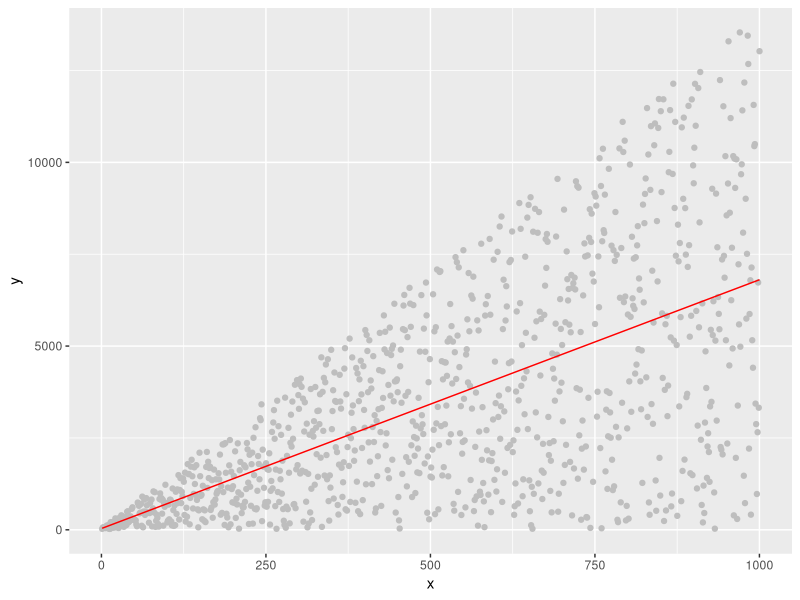
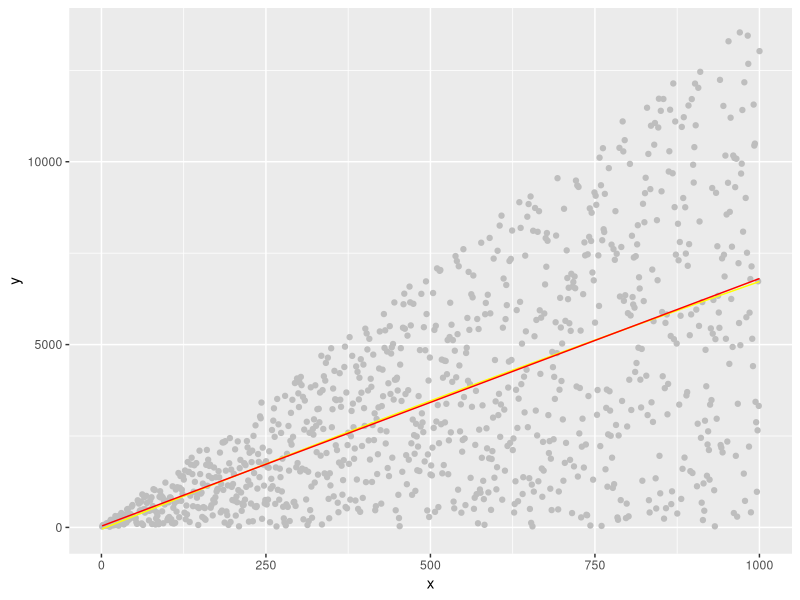
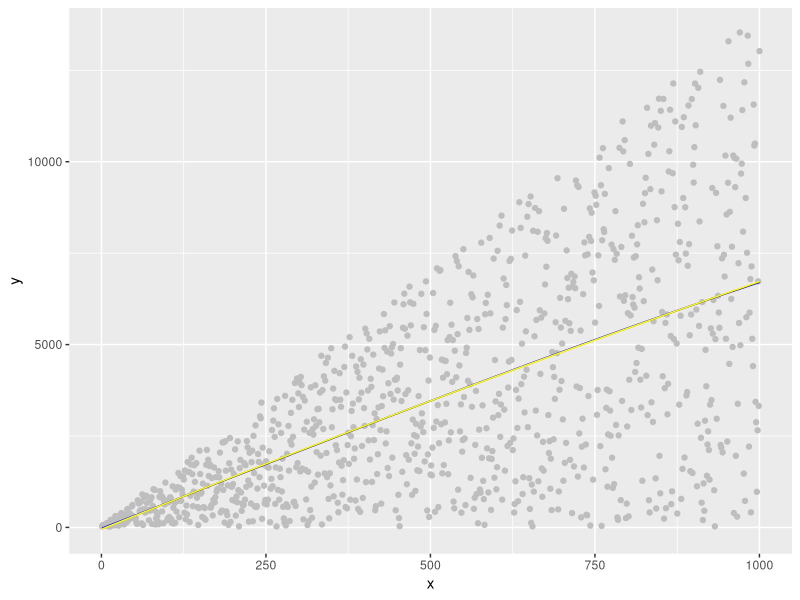

Write R code to recreate these figures, in order. (Note: this script raises an error after producing the figures.)
library(ggplot2)
n <- 1000 
delta <- 0.95
N <- 14
NG <- 52
x <- c()
y <- c()
R_d <- 4
t <- 1.645
F_delta <- 1.03

for(i in 1:n){
  x[i] <- i + runif(1,0,1)*N/NG
  y[i] <- N*runif(1,0,1)*x[i]+NG*runif(1,0,1)
}
linear_model <- lm(y ~ x)
coef <- linear_model$coefficients


xy <- as.data.frame(x)
xy$y <- y

ggplot(data = xy , mapping = aes(x = x,y = y)) +
  geom_point(col = "grey") +
  geom_line(aes(x,coef[1]+x*coef[2] ),col = "red")


y_ <- coef[1] + x*coef[2]

e <- y-y_

si_2 <- sum(e^2)/(n-2)*(1 - 1/n - (x-mean(x))^2/sum((x-mean(x))^2))

R <- max(abs(e/sqrt(si_2)))

if(!(R > R_d)){
  print("no emissions")
}

# H0: beta == b

sx_2 <- sum((x-mean(x))^2)/(n-1)
  
s_2 <- sum((y-coef[1]-coef[2]*x)^2)/(n-2)

s_beta <- sqrt(s_2/(sx_2*(n-1)))

if (abs(coef[2]) > t*s_beta){
  print("coeficient b is significant ")
}else{
  print("coeficient b is not significant ")
}

#H0: alpha == a

s_alpha <- sqrt(s_2*(1/n+mean(x)^2/((n-1)*sx_2)))

if (abs(coef[1]) > t*s_alpha){
  print("coeficient a is significant ")
}else{
  print("coeficient a is not significant ")
}

#H0: model is adequate

sy_2 <- sum((y-mean(y))^2)/(n-1)

if(s_2/sy_2 < F_delta){
  print("the model is adequate")
}else{
  print("the model is not adequate")
}

############# polynomial

sqare_model <- lm(y ~ x+ I(x^2))
sq_coef <- sqare_model$coefficients

ggplot(data = xy , mapping = aes(x = x,y = y)) +
  geom_point(col = "grey") +
  geom_line(aes(x,sq_coef[1] + x*sq_coef[2] + sq_coef[3]*x^2 ),col = "yellow") +
  geom_line(aes(x,coef[1]+x*coef[2] ),col = "red")

s_sqr_2 <- sum((y - (sq_coef[1]+sq_coef[2]*x+sq_coef[3]*x^2))^2)/(n-2) 
s_2;s_sqr_2

    #cub
cub_model <- lm(y ~ x+ I(x^2)+ I(x^3))
cub_coef <- cub_model$coefficients

ggplot(data = xy , mapping = aes(x = x,y = y)) +
  geom_point(col = "grey") +
  geom_line(aes(x,cub_coef[1] + x*cub_coef[2] + cub_coef[3]*x^2 + cub_coef[4]*x^3 ),col = "blue")+ 
  geom_line(aes(x,sq_coef[1] + x*sq_coef[2] + sq_coef[3]*x^2 ),col = "yellow")
  
s_cub_2 <- sum((y - (cub_coef[1]+cub_coef[2]*x+cub_coef[3]*x^2)+ cub_coef[4]*x^3)^2)/(n-2)

s_2;s_cub_2

N <- 14
x <- c(1:10)
y <- c(N+4.2,N+6.1,N+7.9,N+10.2,N+12.1,N+13.8,N+16.2,N+18,N+20.2,N+21.5)

lm(log(y) ~ x)

ggplot(data = data.frame(x =x1,y =y1),aes(x = x1, y = y1)) +
  geom_point()

x1 <- runif(100)
y1 <- 5-3*x1


